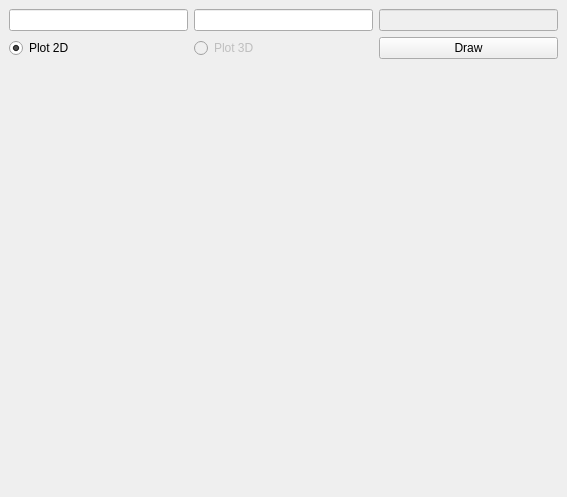
<?xml version="1.0" encoding="UTF-8"?>
<ui version="4.0">
 <class>GpMainWindow</class>
 <widget class="QMainWindow" name="GpMainWindow">
  <property name="geometry">
   <rect>
    <x>0</x>
    <y>0</y>
    <width>567</width>
    <height>497</height>
   </rect>
  </property>
  <property name="windowTitle">
   <string>Graph Plotter</string>
  </property>
  <widget class="QWidget" name="Gpcentralwidget">
   <layout class="QVBoxLayout" name="verticalLayout">
    <item>
     <layout class="QGridLayout" name="GpgridLayout">
      <item row="1" column="2">
       <widget class="QPushButton" name="GppushButton">
        <property name="text">
         <string>Draw</string>
        </property>
       </widget>
      </item>
      <item row="1" column="1">
       <widget class="QRadioButton" name="GpradioButton2">
        <property name="enabled">
         <bool>false</bool>
        </property>
        <property name="text">
         <string>Plot 3D</string>
        </property>
       </widget>
      </item>
      <item row="1" column="0">
       <widget class="QRadioButton" name="GpradioButton">
        <property name="text">
         <string>Plot 2D</string>
        </property>
        <property name="checked">
         <bool>true</bool>
        </property>
       </widget>
      </item>
      <item row="0" column="0">
       <widget class="QLineEdit" name="GplineEdit"/>
      </item>
      <item row="0" column="1">
       <widget class="QLineEdit" name="GplineEdit_2"/>
      </item>
      <item row="0" column="2">
       <widget class="QLineEdit" name="GplineEdit_3">
        <property name="enabled">
         <bool>false</bool>
        </property>
       </widget>
      </item>
     </layout>
    </item>
    <item>
     <widget class="MplWidget" name="Mpl" native="true">
      <property name="sizePolicy">
       <sizepolicy hsizetype="Expanding" vsizetype="Expanding">
        <horstretch>0</horstretch>
        <verstretch>0</verstretch>
       </sizepolicy>
      </property>
     </widget>
    </item>
   </layout>
  </widget>
 </widget>
 <customwidgets>
  <customwidget>
   <class>MplWidget</class>
   <extends>QWidget</extends>
   <header>mplwidget.h</header>
   <container>1</container>
  </customwidget>
 </customwidgets>
 <resources/>
 <connections/>
</ui>
